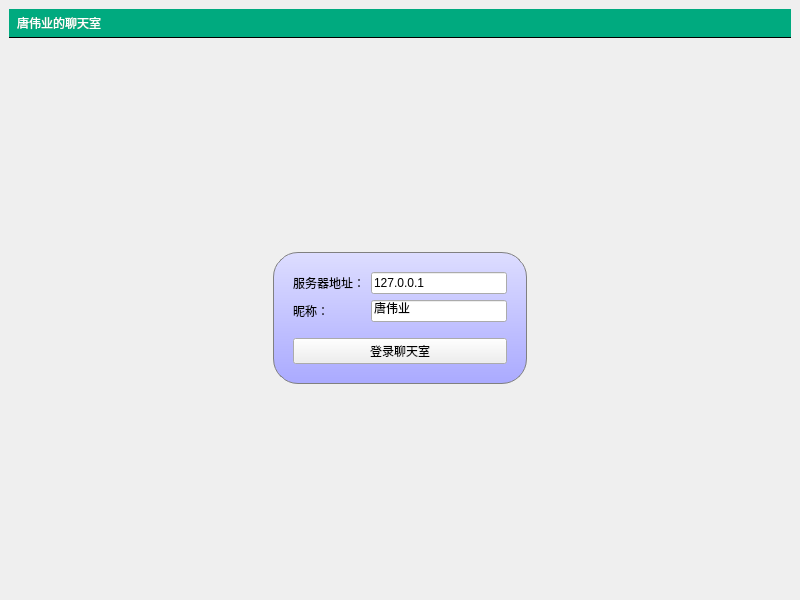
<?xml version="1.0" encoding="UTF-8"?>
<ui version="4.0">
 <class>MainWindow</class>
 <widget class="QMainWindow" name="MainWindow">
  <property name="geometry">
   <rect>
    <x>0</x>
    <y>0</y>
    <width>800</width>
    <height>600</height>
   </rect>
  </property>
  <property name="windowTitle">
   <string>聊天室客户端</string>
  </property>
  <property name="styleSheet">
   <string notr="true">#titleLabel{
background:white;
border:none;
border-bottom:1px solid black;
padding:5px;
font:24pt&quot;黑体&quot;;
color:rgb(255,255,255);
background-color:rgba(0,170,127,255);
}

#mainFrame{
border:none;
background:white;
}

#loginFrame{
background:qlineargradient(x1:0,y1:0,x2:0,y2:1,stop:0 #ddf,stop:1 #aaf);
border:1px solid gray;
padding:10px;
border-radius:25px;
}</string>
  </property>
  <widget class="QWidget" name="centralwidget">
   <layout class="QVBoxLayout" name="verticalLayout">
    <item>
     <widget class="QLabel" name="titleLabel">
      <property name="text">
       <string>唐伟业的聊天室</string>
      </property>
     </widget>
    </item>
    <item>
     <widget class="QStackedWidget" name="stackedWidget">
      <property name="currentIndex">
       <number>1</number>
      </property>
      <widget class="QWidget" name="chatPage">
       <layout class="QGridLayout" name="gridLayout_3">
        <item row="0" column="0">
         <layout class="QHBoxLayout" name="horizontalLayout">
          <item>
           <widget class="QTextEdit" name="roomTextEdit"/>
          </item>
          <item>
           <widget class="QListWidget" name="userlistWidget">
            <property name="maximumSize">
             <size>
              <width>120</width>
              <height>16777215</height>
             </size>
            </property>
           </widget>
          </item>
         </layout>
        </item>
        <item row="1" column="0">
         <layout class="QHBoxLayout" name="horizontalLayout_2">
          <item>
           <widget class="QLineEdit" name="sayLineEdit"/>
          </item>
          <item>
           <widget class="QPushButton" name="sayButton">
            <property name="text">
             <string>发送</string>
            </property>
           </widget>
          </item>
          <item>
           <widget class="QPushButton" name="logoutButton">
            <property name="text">
             <string>退出</string>
            </property>
           </widget>
          </item>
         </layout>
        </item>
       </layout>
      </widget>
      <widget class="QWidget" name="loginPage">
       <layout class="QGridLayout" name="gridLayout_2">
        <item row="0" column="1">
         <spacer name="verticalSpacer_3">
          <property name="orientation">
           <enum>Qt::Vertical</enum>
          </property>
          <property name="sizeHint" stdset="0">
           <size>
            <width>20</width>
            <height>172</height>
           </size>
          </property>
         </spacer>
        </item>
        <item row="1" column="0">
         <spacer name="horizontalSpacer">
          <property name="orientation">
           <enum>Qt::Horizontal</enum>
          </property>
          <property name="sizeHint" stdset="0">
           <size>
            <width>216</width>
            <height>20</height>
           </size>
          </property>
         </spacer>
        </item>
        <item row="1" column="1">
         <widget class="QFrame" name="loginFrame">
          <property name="frameShape">
           <enum>QFrame::StyledPanel</enum>
          </property>
          <property name="frameShadow">
           <enum>QFrame::Raised</enum>
          </property>
          <layout class="QVBoxLayout" name="verticalLayout_2">
           <item>
            <layout class="QGridLayout" name="gridLayout">
             <item row="0" column="0">
              <widget class="QLabel" name="label_2">
               <property name="text">
                <string>服务器地址：</string>
               </property>
              </widget>
             </item>
             <item row="0" column="1">
              <widget class="QLineEdit" name="serverEdit">
               <property name="text">
                <string>127.0.0.1</string>
               </property>
              </widget>
             </item>
             <item row="1" column="0">
              <widget class="QLabel" name="label">
               <property name="text">
                <string>昵称：</string>
               </property>
              </widget>
             </item>
             <item row="1" column="1">
              <widget class="QLineEdit" name="usernameEdit">
               <property name="text">
                <string>唐伟业</string>
               </property>
              </widget>
             </item>
            </layout>
           </item>
           <item>
            <spacer name="verticalSpacer">
             <property name="orientation">
              <enum>Qt::Vertical</enum>
             </property>
             <property name="sizeType">
              <enum>QSizePolicy::Fixed</enum>
             </property>
             <property name="sizeHint" stdset="0">
              <size>
               <width>20</width>
               <height>10</height>
              </size>
             </property>
            </spacer>
           </item>
           <item>
            <widget class="QPushButton" name="loginButton">
             <property name="text">
              <string>登录聊天室</string>
             </property>
            </widget>
           </item>
          </layout>
         </widget>
        </item>
        <item row="1" column="2">
         <spacer name="horizontalSpacer_2">
          <property name="orientation">
           <enum>Qt::Horizontal</enum>
          </property>
          <property name="sizeHint" stdset="0">
           <size>
            <width>215</width>
            <height>20</height>
           </size>
          </property>
         </spacer>
        </item>
        <item row="2" column="1">
         <spacer name="verticalSpacer_2">
          <property name="orientation">
           <enum>Qt::Vertical</enum>
          </property>
          <property name="sizeHint" stdset="0">
           <size>
            <width>20</width>
            <height>172</height>
           </size>
          </property>
         </spacer>
        </item>
       </layout>
      </widget>
     </widget>
    </item>
   </layout>
  </widget>
 </widget>
 <resources/>
 <connections/>
</ui>
